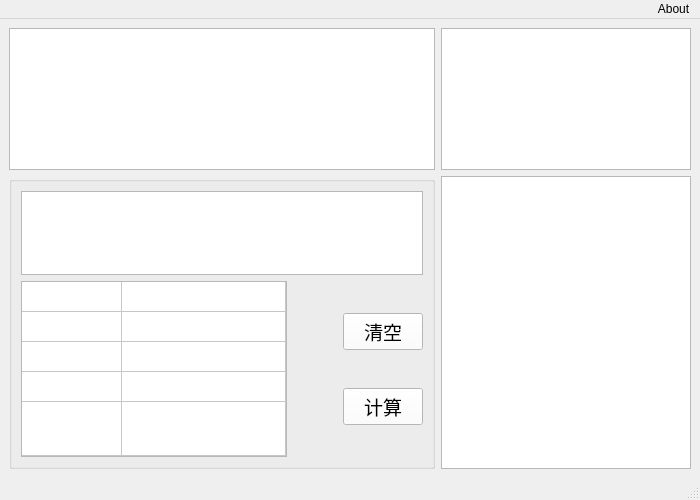
<?xml version="1.0" encoding="UTF-8"?>
<ui version="4.0">
 <class>MainWindow</class>
 <widget class="QMainWindow" name="MainWindow">
  <property name="geometry">
   <rect>
    <x>0</x>
    <y>0</y>
    <width>700</width>
    <height>500</height>
   </rect>
  </property>
  <property name="windowTitle">
   <string>MainWindow</string>
  </property>
  <property name="autoFillBackground">
   <bool>true</bool>
  </property>
  <widget class="QWidget" name="centralwidget">
   <layout class="QGridLayout" name="gridLayout_2">
    <item row="1" column="1">
     <widget class="QTextBrowser" name="textBrowser">
      <property name="maximumSize">
       <size>
        <width>250</width>
        <height>16777215</height>
       </size>
      </property>
      <property name="toolTip">
       <string>显示二叉树结构</string>
      </property>
      <property name="layoutDirection">
       <enum>Qt::RightToLeft</enum>
      </property>
     </widget>
    </item>
    <item row="1" column="0">
     <widget class="QGroupBox" name="gridGroupBox">
      <layout class="QVBoxLayout" name="verticalLayout">
       <item>
        <widget class="QTextBrowser" name="textBrowser_2">
         <property name="maximumSize">
          <size>
           <width>16777215</width>
           <height>100</height>
          </size>
         </property>
         <property name="toolTip">
          <string>中缀表达式显示</string>
         </property>
        </widget>
       </item>
       <item>
        <layout class="QHBoxLayout" name="horizontalLayout">
         <item>
          <widget class="QTableWidget" name="tableWidget">
           <property name="sizePolicy">
            <sizepolicy hsizetype="Preferred" vsizetype="Expanding">
             <horstretch>0</horstretch>
             <verstretch>0</verstretch>
            </sizepolicy>
           </property>
           <property name="toolTip">
            <string>对变量赋值</string>
           </property>
           <property name="showGrid">
            <bool>true</bool>
           </property>
           <property name="rowCount">
            <number>5</number>
           </property>
           <property name="columnCount">
            <number>2</number>
           </property>
           <attribute name="horizontalHeaderVisible">
            <bool>false</bool>
           </attribute>
           <attribute name="horizontalHeaderHighlightSections">
            <bool>false</bool>
           </attribute>
           <attribute name="horizontalHeaderStretchLastSection">
            <bool>true</bool>
           </attribute>
           <attribute name="verticalHeaderVisible">
            <bool>false</bool>
           </attribute>
           <attribute name="verticalHeaderHighlightSections">
            <bool>false</bool>
           </attribute>
           <attribute name="verticalHeaderStretchLastSection">
            <bool>true</bool>
           </attribute>
           <row/>
           <row/>
           <row/>
           <row/>
           <row/>
           <column/>
           <column/>
          </widget>
         </item>
         <item>
          <layout class="QVBoxLayout" name="verticalLayout_2">
           <property name="leftMargin">
            <number>50</number>
           </property>
           <item>
            <widget class="QPushButton" name="pushButton_2">
             <property name="sizePolicy">
              <sizepolicy hsizetype="Fixed" vsizetype="Fixed">
               <horstretch>0</horstretch>
               <verstretch>0</verstretch>
              </sizepolicy>
             </property>
             <property name="font">
              <font>
               <family>微软雅黑 Light</family>
               <pointsize>14</pointsize>
              </font>
             </property>
             <property name="autoFillBackground">
              <bool>false</bool>
             </property>
             <property name="styleSheet">
              <string notr="true">background-color:rgb(255, 255, 255)</string>
             </property>
             <property name="text">
              <string>清空</string>
             </property>
            </widget>
           </item>
           <item>
            <widget class="QPushButton" name="pushButton">
             <property name="sizePolicy">
              <sizepolicy hsizetype="Fixed" vsizetype="Fixed">
               <horstretch>0</horstretch>
               <verstretch>0</verstretch>
              </sizepolicy>
             </property>
             <property name="font">
              <font>
               <family>微软雅黑 Light</family>
               <pointsize>14</pointsize>
              </font>
             </property>
             <property name="styleSheet">
              <string notr="true">background-color:rgb(255, 255, 255)</string>
             </property>
             <property name="text">
              <string>计算</string>
             </property>
            </widget>
           </item>
          </layout>
         </item>
        </layout>
       </item>
      </layout>
     </widget>
    </item>
    <item row="0" column="0">
     <widget class="QTextBrowser" name="view">
      <property name="sizePolicy">
       <sizepolicy hsizetype="Expanding" vsizetype="Fixed">
        <horstretch>0</horstretch>
        <verstretch>0</verstretch>
       </sizepolicy>
      </property>
      <property name="minimumSize">
       <size>
        <width>0</width>
        <height>50</height>
       </size>
      </property>
      <property name="maximumSize">
       <size>
        <width>16777215</width>
        <height>142</height>
       </size>
      </property>
      <property name="font">
       <font>
        <family>微软雅黑</family>
        <pointsize>18</pointsize>
       </font>
      </property>
      <property name="toolTip">
       <string>请输入前缀表达式</string>
      </property>
      <property name="horizontalScrollBarPolicy">
       <enum>Qt::ScrollBarAlwaysOff</enum>
      </property>
      <property name="readOnly">
       <bool>false</bool>
      </property>
     </widget>
    </item>
    <item row="0" column="1">
     <widget class="QListWidget" name="listWidget">
      <property name="sizePolicy">
       <sizepolicy hsizetype="Minimum" vsizetype="Minimum">
        <horstretch>0</horstretch>
        <verstretch>0</verstretch>
       </sizepolicy>
      </property>
      <property name="maximumSize">
       <size>
        <width>250</width>
        <height>142</height>
       </size>
      </property>
      <property name="toolTip">
       <string>已储存的表达式</string>
      </property>
     </widget>
    </item>
   </layout>
  </widget>
  <widget class="QMenuBar" name="menubar">
   <property name="geometry">
    <rect>
     <x>0</x>
     <y>0</y>
     <width>700</width>
     <height>25</height>
    </rect>
   </property>
   <property name="layoutDirection">
    <enum>Qt::RightToLeft</enum>
   </property>
   <widget class="QMenu" name="menu">
    <property name="title">
     <string>About</string>
    </property>
    <addaction name="actionAuthor"/>
   </widget>
   <addaction name="menu"/>
  </widget>
  <widget class="QStatusBar" name="statusbar"/>
  <action name="actionAuthor">
   <property name="text">
    <string>Author</string>
   </property>
  </action>
 </widget>
 <resources/>
 <connections/>
</ui>
